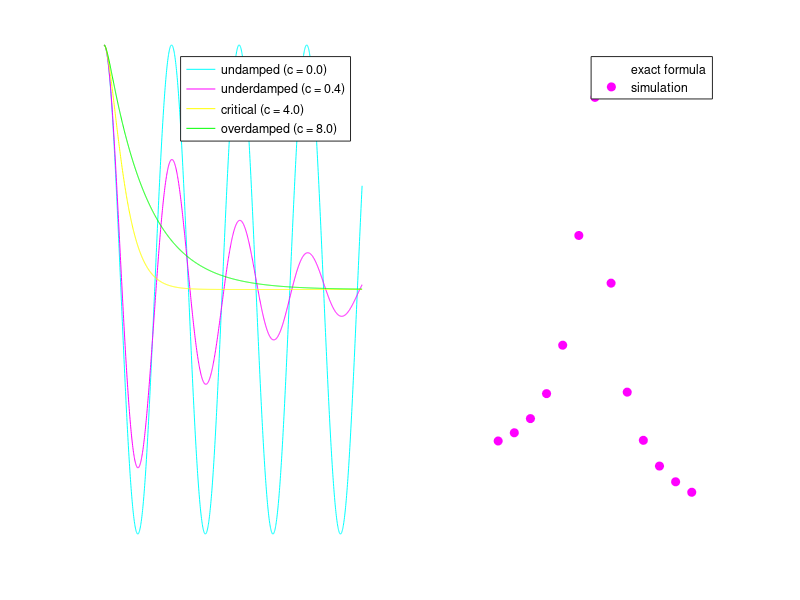

Reproduce this figure in MATLAB.
% --- 1. The Physics Engine: m x'' + c x' + k x = F0 cos(wd t) ---
m = 1; k = 4;                                      % natural frequency w0 = sqrt(k/m) = 2
osc = @(t, s, c, F0, wd) [s(2); (F0 * cos(wd * t) - c * s(2) - k * s(1)) / m];

% --- 2. Part A: free motion (F0 = 0) for four damping values ---
figure('Color', 'k');
subplot(1, 2, 1); hold on;
tspan = linspace(0, 12, 1200);
c_crit = 2 * sqrt(m * k);                          % critical damping
cs = [0, 0.4, c_crit, 8];
names = {'undamped', 'underdamped', 'critical', 'overdamped'};
colors = {'c', 'm', 'y', 'g'};
opts = odeset('RelTol', 1e-10, 'AbsTol', 1e-12);
for i = 1:4
    [t, S] = ode45(@(t, s) osc(t, s, cs(i), 0, 0), tspan, [1; 0], opts);
    plot(t, S(:, 1), colors{i}, 'DisplayName', sprintf('%s (c = %.1f)', names{i}, cs(i)));
end
set(gca, 'Color', 'k', 'XColor', 'w', 'YColor', 'w');
title('Dissipation: the damping term c dx/dt', 'Color', 'w');
legend('Location', 'northeast');

% --- 3. Part B: resonance. Drive at many frequencies, measure the steady-state amplitude ---
c = 0.4; F0 = 1;
wd_curve = linspace(0.3, 4, 400);
exact = F0 ./ sqrt((k - m * wd_curve.^2).^2 + (c * wd_curve).^2);   % analytic steady-state amplitude
subplot(1, 2, 2); hold on;
plot(wd_curve, exact, 'w', 'DisplayName', 'exact formula');

wd_test = linspace(0.5, 3.5, 13);
amp = zeros(size(wd_test));
opts = odeset('RelTol', 1e-9, 'AbsTol', 1e-12);
for i = 1:numel(wd_test)
    [t, S] = ode45(@(t, s) osc(t, s, c, F0, wd_test(i)), linspace(0, 120, 12001), [0; 0], opts);
    amp(i) = max(abs(S(t > 90, 1)));               % after the transient has died out
end
plot(wd_test, amp, 'mo', 'MarkerFaceColor', 'm', 'DisplayName', 'simulation');
set(gca, 'Color', 'k', 'XColor', 'w', 'YColor', 'w');
title('Resonance: amplitude vs driving frequency', 'Color', 'w');
legend('Location', 'northeast');
exact_test = F0 ./ sqrt((k - m * wd_test.^2).^2 + (c * wd_test).^2);
fprintf('max |simulation - exact| = %.3e\n', max(abs(amp - exact_test)));
